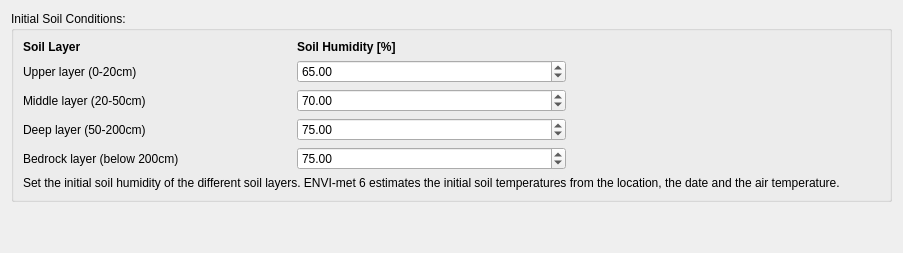
             <widget class="QWidget" name="tab_Soil">
              <attribute name="title">
               <string>Soil Settings</string>
              </attribute>
              <layout class="QGridLayout" name="gridLayout_81">
               <item row="2" column="0">
                <widget class="QLabel" name="label_169">
                 <property name="text">
                  <string/>
                 </property>
                </widget>
               </item>
               <item row="0" column="0">
                <widget class="QGroupBox" name="gb_soilSim">
                 <property name="title">
                  <string>Initial Soil Conditions:</string>
                 </property>
                 <layout class="QGridLayout" name="gridLayout_24">
                  <item row="3" column="0">
                   <widget class="QLabel" name="label_89">
                    <property name="text">
                     <string>Deep layer (50-200cm)</string>
                    </property>
                   </widget>
                  </item>
                  <item row="2" column="1">
                   <widget class="QDoubleSpinBox" name="sb_soilHumMiddle">
                    <property name="locale">
                     <locale language="English" country="UnitedStates"/>
                    </property>
                    <property name="maximum">
                     <double>100.000000000000000</double>
                    </property>
                    <property name="value">
                     <double>70.000000000000000</double>
                    </property>
                   </widget>
                  </item>
                  <item row="5" column="0" colspan="3">
                   <widget class="QLabel" name="label_91">
                    <property name="text">
                     <string>Set the initial soil humidity of the different soil layers. ENVI-met 6 estimates the initial soil temperatures from the location, the date and the air temperature.</string>
                    </property>
                   </widget>
                  </item>
                  <item row="0" column="0">
                   <widget class="QLabel" name="label_87">
                    <property name="sizePolicy">
                     <sizepolicy hsizetype="Preferred" vsizetype="Fixed">
                      <horstretch>0</horstretch>
                      <verstretch>0</verstretch>
                     </sizepolicy>
                    </property>
                    <property name="text">
                     <string>&lt;html&gt;&lt;head/&gt;&lt;body&gt;&lt;p&gt;&lt;span style=&quot; font-weight:600;&quot;&gt;Soil Layer&lt;/span&gt;&lt;/p&gt;&lt;/body&gt;&lt;/html&gt;</string>
                    </property>
                   </widget>
                  </item>
                  <item row="0" column="1">
                   <widget class="QLabel" name="label_93">
                    <property name="text">
                     <string>&lt;html&gt;&lt;head/&gt;&lt;body&gt;&lt;p&gt;&lt;span style=&quot; font-weight:600;&quot;&gt;Soil Humidity [%]&lt;/span&gt;&lt;/p&gt;&lt;/body&gt;&lt;/html&gt;</string>
                    </property>
                   </widget>
                  </item>
                  <item row="4" column="0">
                   <widget class="QLabel" name="label_90">
                    <property name="text">
                     <string>Bedrock layer (below 200cm)</string>
                    </property>
                   </widget>
                  </item>
                  <item row="2" column="0">
                   <widget class="QLabel" name="label_92">
                    <property name="text">
                     <string>Middle layer (20-50cm)</string>
                    </property>
                   </widget>
                  </item>
                  <item row="1" column="1">
                   <widget class="QDoubleSpinBox" name="sb_soilHumUpper">
                    <property name="locale">
                     <locale language="English" country="UnitedStates"/>
                    </property>
                    <property name="maximum">
                     <double>100.000000000000000</double>
                    </property>
                    <property name="value">
                     <double>65.000000000000000</double>
                    </property>
                   </widget>
                  </item>
                  <item row="2" column="3">
                   <spacer name="horizontalSpacer_12">
                    <property name="orientation">
                     <enum>Qt::Horizontal</enum>
                    </property>
                    <property name="sizeHint" stdset="0">
                     <size>
                      <width>40</width>
                      <height>20</height>
                     </size>
                    </property>
                   </spacer>
                  </item>
                  <item row="1" column="0">
                   <widget class="QLabel" name="label_88">
                    <property name="text">
                     <string>Upper layer (0-20cm)</string>
                    </property>
                   </widget>
                  </item>
                  <item row="4" column="1">
                   <widget class="QDoubleSpinBox" name="sb_soilHumBedrock">
                    <property name="locale">
                     <locale language="English" country="UnitedStates"/>
                    </property>
                    <property name="maximum">
                     <double>100.000000000000000</double>
                    </property>
                    <property name="value">
                     <double>75.000000000000000</double>
                    </property>
                   </widget>
                  </item>
                  <item row="3" column="1">
                   <widget class="QDoubleSpinBox" name="sb_soilHumLower">
                    <property name="locale">
                     <locale language="English" country="UnitedStates"/>
                    </property>
                    <property name="maximum">
                     <double>100.000000000000000</double>
                    </property>
                    <property name="value">
                     <double>75.000000000000000</double>
                    </property>
                   </widget>
                  </item>
                 </layout>
                </widget>
               </item>
               <item row="1" column="0">
                <spacer name="horizontalSpacer_9">
                 <property name="orientation">
                  <enum>Qt::Horizontal</enum>
                 </property>
                 <property name="sizeHint" stdset="0">
                  <size>
                   <width>40</width>
                   <height>20</height>
                  </size>
                 </property>
                </spacer>
               </item>
              </layout>
             </widget>
